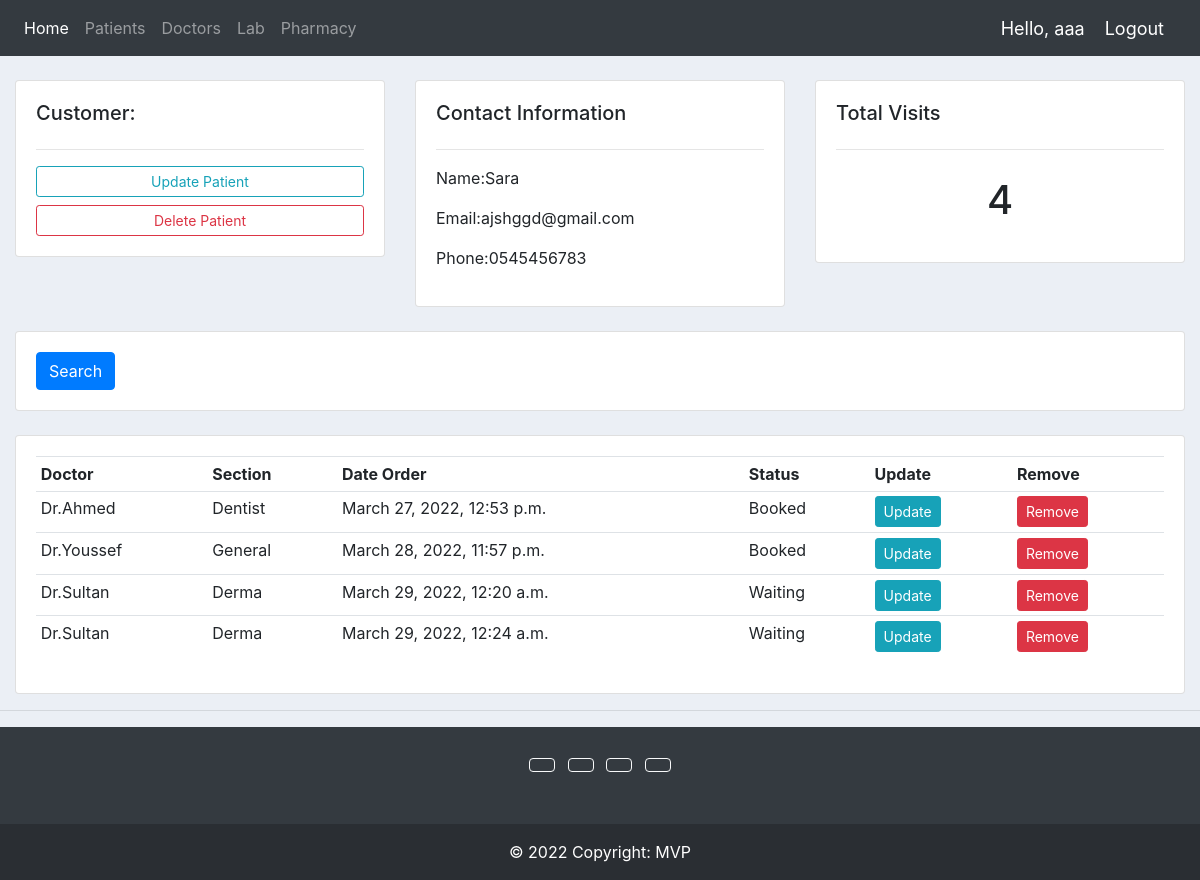
The page /patient/1/ (signed in) on the database as committed earlier.
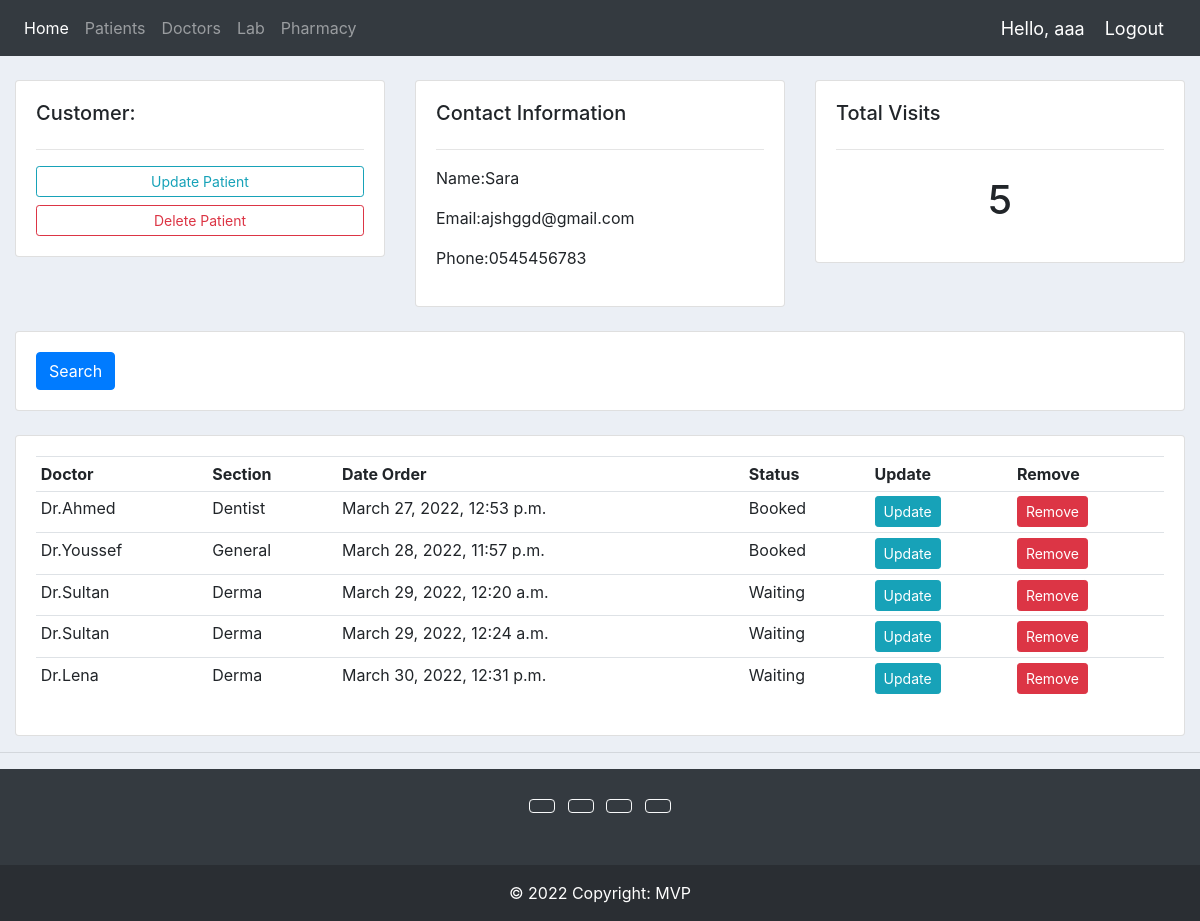
The same page on the database as committed later.
### accounts/models.py (models this page shows, shortened)
class Patient(models.Model):
    name = models.CharField(max_length=200, null=True)
    email = models.EmailField()
    phone = models.CharField(max_length=200, null=True)
    date = models.TimeField()

class Appointment(models.Model):
    STATUS = (
        ('Booked', 'Booked'),
        ('Available', 'Available'),
        ('Waiting', 'Waiting')
    )
    patient = models.ForeignKey(Patient, null=True, on_delete=models.SET_NULL)
    doctor = models.ForeignKey(Doctor, null=True, on_delete=models.SET_NULL)
    date_created = models.DateTimeField(auto_now_add=True, null=True)
    status = models.CharField(max_length=200, null=True, choices=STATUS)

class Doctor(models.Model):
    SECTION = (
        ('Derma', 'Derma'),
        ('Dentist', 'Dentist'),
        ('General', 'General'),
    )
    name = models.CharField(max_length=200, null=True)
    email = models.EmailField()
    phone = models.CharField(max_length=200, null=True)
    section = models.CharField(max_length=200, null=True, choices=SECTION)
    time_start = models.TimeField('Start of Shift')
    time_end = models.TimeField('End of Shift')
    def __str__(self):
        return self.name

### accounts/views.py (the view)
# urls.py: path('patient/<str:pk>/', views.patient, name="patient"),
@login_required(login_url='login')
def patient(request, pk):
    patient = Patient.objects.get(id=pk)
    appointments = patient.appointment_set.all()
    appointment_count = appointments.count
    context = {'patient': patient, 'appointments': appointments,
               'appointment_count': appointment_count}
    return render(request, 'accounts/patient.html', context)

### accounts/templates/accounts/patient.html
{%  extends 'accounts/main.html' %}
{% block content %}
	<br>
<div class="row">
	<div class="col-md">
		<div class="card card-body">
			<h5>Customer:</h5>
			<hr>
			<a class="btn btn-outline-info  btn-sm btn-block" href="">Update Patient</a>
			<a class="btn btn-outline-danger  btn-sm btn-block" href="">Delete Patient</a>
		</div>
	</div>
	<div class="col-md">
		<div class="card card-body">
			<h5>Contact Information</h5>
			<hr>
			<p>Name:{{patient.name}} </p>
			<p>Email:{{patient.email}} </p>
			<p>Phone:{{patient.phone}} </p>
		</div>
	</div>
	<div class="col-md">
		<div class="card card-body">
			<h5>Total Visits</h5>
			<hr>
			<h1 style="text-align: center;padding: 10px">{{ appointment_count }}</h1>
		</div>
	</div>
</div>
<br>
<div class="row">
	<div class="col">
		<div class="card card-body">
			<form method="get">
		    <button class="btn btn-primary" type="submit">Search</button>
		  </form>
		</div>
	</div>
</div>
<br>
<div class="row">
	<div class="col-md">
		<div class="card card-body">
			<table class="table table-sm">
				<tr>
					<th>Doctor</th>
					<th>Section</th>
					<th>Date Order</th>
					<th>Status</th>
					<th>Update</th>
					<th>Remove</th>
				</tr>
				{% for appointment in appointments %}
				<tr>
					<td>{{appointment.doctor}}</td>
					<td>{{appointment.doctor.section}}</td>
					<td>{{appointment.date_created}}</td>
					<td>{{appointment.status}}</td>
					<td><a class="btn btn-sm btn-info" href="">Update</a></td>
					<td><a class="btn btn-sm btn-danger" href="">Remove</a></td>
				</tr>
				{% endfor %}
			</table>
		</div>
	</div>
</div>
{% endblock %}

Rows that differ between the two databases and show on the page:
computed for Patient "Sara": id "4" → "5"
added Appointment: doctor "Dr.Lena", doctor.section "Derma", date_created "March 30, 2022, 12:31 p.m.", status "Waiting"
